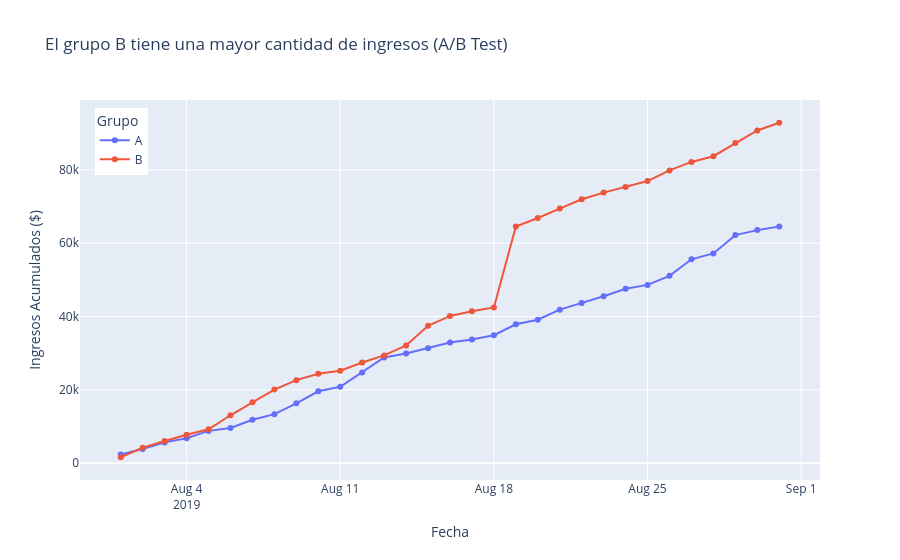

The code cell stored with this chart in its notebook:
### Code cell
# Gráfica de líneas de la ganancia acumulada.

fig = px.line(
    cumulativeData, 
    x='date', 
    y='revenue', 
    color='group',  # Diferenciar los grupos con colores
    title='El grupo B tiene una mayor cantidad de ingresos (A/B Test)',
    line_shape='linear',  # Asegura líneas rectas
    markers=True  # Mostrar puntos en las líneas
)

# Personalizar la leyenda (arriba a la izquierda)
fig.update_layout(
    legend_title="Grupo",
    legend=dict(
        x=0.02,   # Posición horizontal (izquierda)
        y=0.98,   # Posición vertical (arriba)
        xanchor="left",
        yanchor="top"
    ),
    xaxis_title="Fecha", 
    yaxis_title="Ingresos Acumulados ($)",
)

fig.show()

### Figure 1 — Plotly figure (JSON) as saved in the notebook; plotly's stock layout.template omitted (floating-point values rounded to 4 significant figures)
{"data": [{"hovertemplate": "group=A<br>date=%{x}<br>revenue=%{y}<extra></extra>", "legendgroup": "A", "line": {"color": "#636efa", "dash": "solid", "shape": "linear"}, "marker": {"symbol": "circle"}, "mode": "lines+markers", "name": "A", "orientation": "v", "showlegend": true, "type": "scatter", "x": ["2019-08-01T00:00:00", "2019-08-02T00:00:00", "2019-08-03T00:00:00", "2019-08-04T00:00:00", "2019-08-05T00:00:00", "2019-08-06T00:00:00", "2019-08-07T00:00:00", "2019-08-08T00:00:00", "2019-08-09T00:00:00", "2019-08-10T00:00:00", "2019-08-11T00:00:00", "2019-08-12T00:00:00", "2019-08-13T00:00:00", "2019-08-14T00:00:00", "2019-08-15T00:00:00", "2019-08-16T00:00:00", "2019-08-17T00:00:00", "2019-08-18T00:00:00", "2019-08-19T00:00:00", "2019-08-20T00:00:00", "2019-08-21T00:00:00", "2019-08-22T00:00:00", "2019-08-23T00:00:00", "2019-08-24T00:00:00", "2019-08-25T00:00:00", "2019-08-26T00:00:00", "2019-08-27T00:00:00", "2019-08-28T00:00:00", "2019-08-29T00:00:00", "2019-08-30T00:00:00", "2019-08-31T00:00:00"], "xaxis": "x", "y": [2357.0, 3860.0, 5676.0, 6822.0, 8810.0, 9600, 11840.0, 13370.0, 16320.0, 19610.0, 20840.0, 24750.0, 28850.0, 29910.0, 31319, 32920.0, 33720.0, 34900.0, 37880.0, 39120.0, 41870.0, 43660.0, 45540.0, 47550.0, 48630.0, 51090, 55600.0, 57200.0, 62200.0, 63560.0, 64550.0], "yaxis": "y"}, {"hovertemplate": "group=B<br>date=%{x}<br>revenue=%{y}<extra></extra>", "legendgroup": "B", "line": {"color": "#EF553B", "dash": "solid", "shape": "linear"}, "marker": {"symbol": "circle"}, "mode": "lines+markers", "name": "B", "orientation": "v", "showlegend": true, "type": "scatter", "x": ["2019-08-01T00:00:00", "2019-08-02T00:00:00", "2019-08-03T00:00:00", "2019-08-04T00:00:00", "2019-08-05T00:00:00", "2019-08-06T00:00:00", "2019-08-07T00:00:00", "2019-08-08T00:00:00", "2019-08-09T00:00:00", "2019-08-10T00:00:00", "2019-08-11T00:00:00", "2019-08-12T00:00:00", "2019-08-13T00:00:00", "2019-08-14T00:00:00", "2019-08-15T00:00:00", "2019-08-16T00:00:00", "2019-08-17T00:00:00", "2019-08-18T00:00:00", "2019-08-19T00:00:00", "2019-08-20T00:00:00", "2019-08-21T00:00:00", "2019-08-22T00:00:00", "2019-08-23T00:00:00", "2019-08-24T00:00:00", "2019-08-25T00:00:00", "2019-08-26T00:00:00", "2019-08-27T00:00:00", "2019-08-28T00:00:00", "2019-08-29T00:00:00", "2019-08-30T00:00:00", "2019-08-31T00:00:00"], "xaxis": "x", "y": [1620, 4244.0, 6051.0, 7768.0, 9263.0, 13070.0, 16600.0, 20090.0, 22650.0, 24370.0, 25230.0, 27474, 29384, 32100.0, 37460.0, 40160.0, 41440.0, 42480.0, 64550.0, 66870.0, 69430.0, 71990.0, 73790.0, 75310.0, 76940.0, 79840.0, 82160.0, 83720.0, 87343, 90740.0, 92840.0], "yaxis": "y"}], "layout": {"legend": {"title": {"text": "Grupo"}, "tracegroupgap": 0, "x": 0.02, "xanchor": "left", "y": 0.98, "yanchor": "top"}, "title": {"text": "El grupo B tiene una mayor cantidad de ingresos (A/B Test)"}, "xaxis": {"anchor": "y", "domain": [0, 1], "title": {"text": "Fecha"}}, "yaxis": {"anchor": "x", "domain": [0, 1], "title": {"text": "Ingresos Acumulados ($)"}}}}
